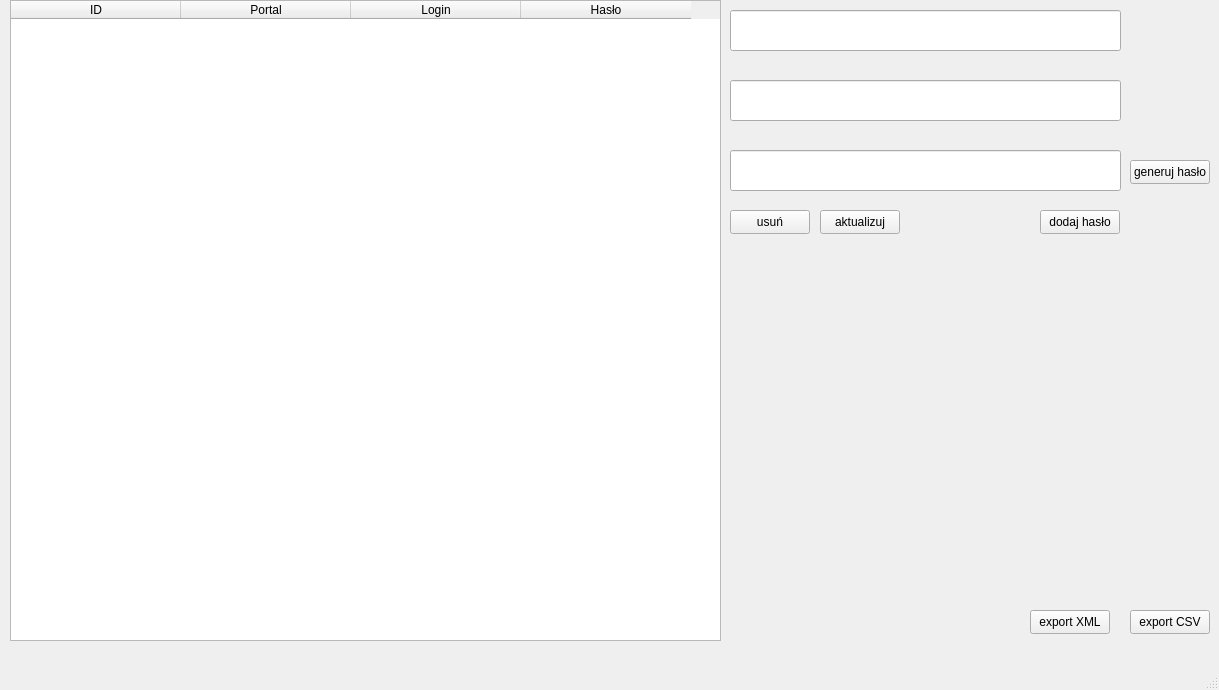
<?xml version="1.0" encoding="UTF-8"?>
<ui version="4.0">
 <class>MainWindow</class>
 <widget class="QMainWindow" name="MainWindow">
  <property name="geometry">
   <rect>
    <x>0</x>
    <y>0</y>
    <width>1219</width>
    <height>690</height>
   </rect>
  </property>
  <property name="windowTitle">
   <string>MainWindow</string>
  </property>
  <widget class="QWidget" name="centralwidget">
   <widget class="QLineEdit" name="portalEdit">
    <property name="geometry">
     <rect>
      <x>730</x>
      <y>10</y>
      <width>391</width>
      <height>41</height>
     </rect>
    </property>
   </widget>
   <widget class="QLineEdit" name="loginEdit">
    <property name="geometry">
     <rect>
      <x>730</x>
      <y>80</y>
      <width>391</width>
      <height>41</height>
     </rect>
    </property>
   </widget>
   <widget class="QLineEdit" name="passwordEdit">
    <property name="geometry">
     <rect>
      <x>730</x>
      <y>150</y>
      <width>391</width>
      <height>41</height>
     </rect>
    </property>
   </widget>
   <widget class="QPushButton" name="generateButton">
    <property name="geometry">
     <rect>
      <x>1130</x>
      <y>160</y>
      <width>80</width>
      <height>24</height>
     </rect>
    </property>
    <property name="text">
     <string>generuj hasło</string>
    </property>
   </widget>
   <widget class="QPushButton" name="addButton">
    <property name="geometry">
     <rect>
      <x>1040</x>
      <y>210</y>
      <width>80</width>
      <height>24</height>
     </rect>
    </property>
    <property name="text">
     <string>dodaj hasło</string>
    </property>
   </widget>
   <widget class="QPushButton" name="exportCsvButton">
    <property name="geometry">
     <rect>
      <x>1130</x>
      <y>610</y>
      <width>80</width>
      <height>24</height>
     </rect>
    </property>
    <property name="text">
     <string>export CSV</string>
    </property>
   </widget>
   <widget class="QPushButton" name="exportXmlButton">
    <property name="geometry">
     <rect>
      <x>1030</x>
      <y>610</y>
      <width>80</width>
      <height>24</height>
     </rect>
    </property>
    <property name="text">
     <string>export XML</string>
    </property>
   </widget>
   <widget class="QPushButton" name="deleteButton">
    <property name="geometry">
     <rect>
      <x>730</x>
      <y>210</y>
      <width>80</width>
      <height>24</height>
     </rect>
    </property>
    <property name="text">
     <string>usuń</string>
    </property>
   </widget>
   <widget class="QPushButton" name="updateButton">
    <property name="geometry">
     <rect>
      <x>820</x>
      <y>210</y>
      <width>80</width>
      <height>24</height>
     </rect>
    </property>
    <property name="text">
     <string>aktualizuj</string>
    </property>
   </widget>
   <widget class="QTableWidget" name="tableWidget">
    <property name="enabled">
     <bool>true</bool>
    </property>
    <property name="geometry">
     <rect>
      <x>10</x>
      <y>0</y>
      <width>711</width>
      <height>641</height>
     </rect>
    </property>
    <attribute name="horizontalHeaderDefaultSectionSize">
     <number>170</number>
    </attribute>
    <column>
     <property name="text">
      <string>ID</string>
     </property>
    </column>
    <column>
     <property name="text">
      <string>Portal</string>
     </property>
    </column>
    <column>
     <property name="text">
      <string>Login</string>
     </property>
    </column>
    <column>
     <property name="text">
      <string>Hasło</string>
     </property>
    </column>
   </widget>
  </widget>
  <widget class="QMenuBar" name="menubar">
   <property name="geometry">
    <rect>
     <x>0</x>
     <y>0</y>
     <width>1219</width>
     <height>21</height>
    </rect>
   </property>
  </widget>
  <widget class="QStatusBar" name="statusbar"/>
 </widget>
 <resources/>
 <connections/>
</ui>
